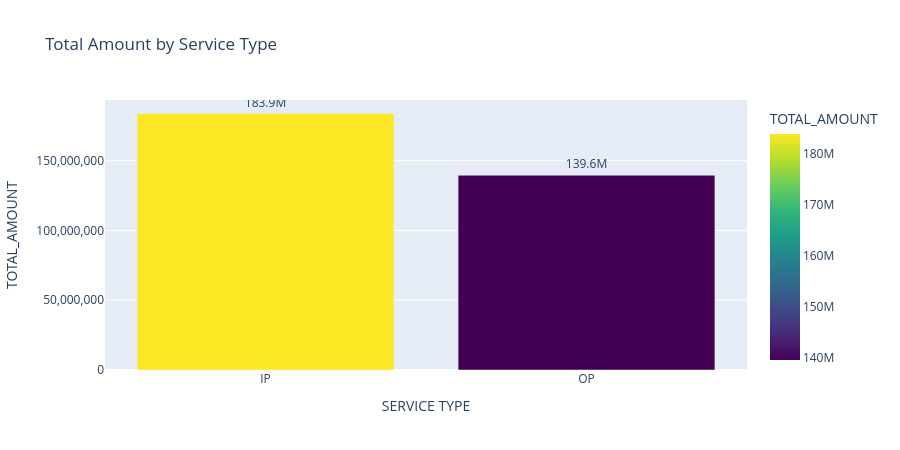

Source (notebook cell):
### Markdown cell above
## 3. High‑Level Summary by Service Type

### Code cell
# Aggregate by SERVICE TYPE
service_summary = df.groupby('SERVICE TYPE').agg(
    TOTAL_AMOUNT=('AMOUNT', 'sum'),
    UNIQUE_VISITS=('VISIT_KEY', 'nunique')
).reset_index()

# Add percentage and average cost per visit
grand_total = service_summary['TOTAL_AMOUNT'].sum()
service_summary['SHARE (%)'] = (service_summary['TOTAL_AMOUNT'] / grand_total * 100).round(2)
service_summary['AVG_COST_PER_VISIT'] = (service_summary['TOTAL_AMOUNT'] / service_summary['UNIQUE_VISITS']).round(2)

# Format for display
display_summary = service_summary.copy()
display_summary['TOTAL_AMOUNT'] = display_summary['TOTAL_AMOUNT'].apply(lambda x: f"Ksh {x:,.0f}")
display_summary['AVG_COST_PER_VISIT'] = display_summary['AVG_COST_PER_VISIT'].apply(lambda x: f"Ksh {x:,.2f}")
display_summary['UNIQUE_VISITS'] = display_summary['UNIQUE_VISITS'].apply(lambda x: f"{x:,}")
display_summary['SHARE (%)'] = display_summary['SHARE (%)'].astype(str) + '%'

print("### Service Type Summary\n")
display(display_summary)

# Bar chart
fig = px.bar(
    service_summary,
    x='SERVICE TYPE',
    y='TOTAL_AMOUNT',
    title='Total Amount by Service Type',
    text=service_summary['TOTAL_AMOUNT'].apply(lambda x: f'{x/1e6:.1f}M'),
    color='TOTAL_AMOUNT',
    color_continuous_scale='Viridis'
)
fig.update_traces(textposition='outside')
fig.update_layout(yaxis_tickformat=',.0f', height=450)
fig.show()

### Figure 1 — Plotly figure (JSON) as saved in the notebook; plotly's stock layout.template omitted (floating-point values rounded to 4 significant figures)
{"data": [{"hovertemplate": "SERVICE TYPE=%{x}<br>TOTAL_AMOUNT=%{marker.color}<br>text=%{text}<extra></extra>", "legendgroup": "", "marker": {"color": [183900000.0, 139600000.0], "coloraxis": "coloraxis", "pattern": {"shape": ""}}, "name": "", "orientation": "v", "showlegend": false, "text": ["183.9M", "139.6M"], "textposition": "outside", "type": "bar", "x": ["IP", "OP"], "xaxis": "x", "y": [183900000.0, 139600000.0], "yaxis": "y"}], "layout": {"barmode": "relative", "coloraxis": {"colorbar": {"title": {"text": "TOTAL_AMOUNT"}}, "colorscale": [[0, "#440154"], [0.1111, "#482878"], [0.2222, "#3e4989"], [0.3333, "#31688e"], [0.4444, "#26828e"], [0.5556, "#1f9e89"], [0.6667, "#35b779"], [0.7778, "#6ece58"], [0.8889, "#b5de2b"], [1, "#fde725"]]}, "height": 450, "legend": {"tracegroupgap": 0}, "title": {"text": "Total Amount by Service Type"}, "xaxis": {"anchor": "y", "domain": [0, 1], "title": {"text": "SERVICE TYPE"}}, "yaxis": {"anchor": "x", "domain": [0, 1], "tickformat": ",.0f", "title": {"text": "TOTAL_AMOUNT"}}}}
